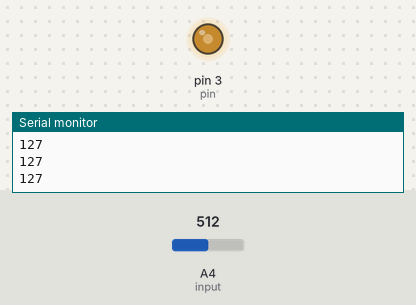
A sketch run on a simulated Arduino Uno, built with avr-gcc and run on an emulated ATmega328P. Parts: output pins drawn as LEDs (lit = HIGH), the last lines printed to the serial monitor. Inputs (shaded band) come from the test bench; at power-on: A4 (input) = 512.

Above: at 1.2 s.
1.3 s: A4 (input) set to 716
At 1.6 s:
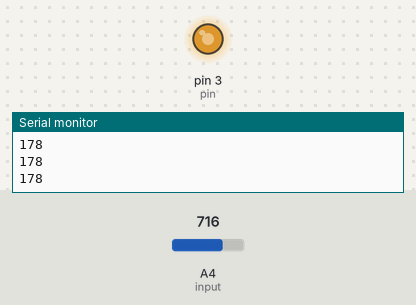
2.8 s: A4 (input) set to 900
At 4.0 s:
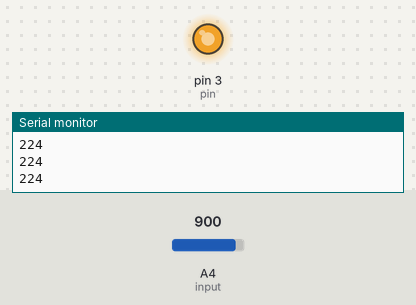
4.3 s: A4 (input) set to 122
At 5.1 s:
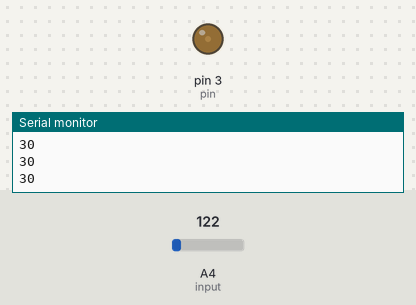
5.8 s: A4 (input) set to 0
At 6.2 s:
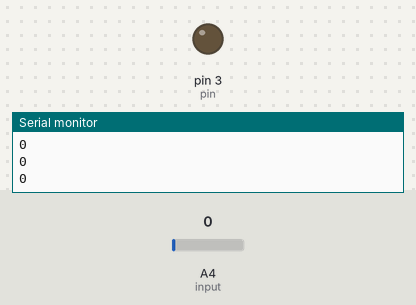
7.3 s: A4 (input) set to 511
At 8.6 s:
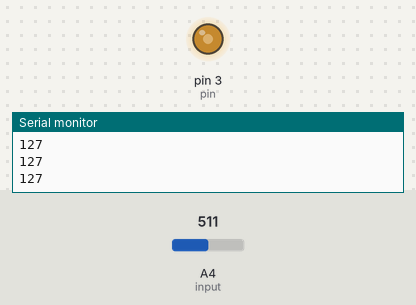
Timing chart, 0 to 9.8 s (numbered marks = the images above; inputs shaded):
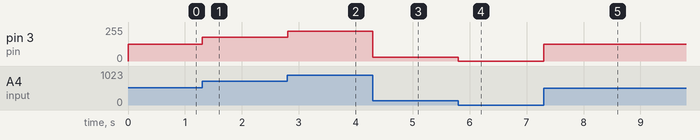

Measured:
- after the input at 1.3 s, pin 3 (pin): 127/255 → 178/255 at once
- after the input at 2.8 s, pin 3 (pin): 178/255 → 224/255 at once
- after the input at 4.3 s, pin 3 (pin): 224/255 → 30/255 at once
- after the input at 5.8 s, pin 3 (pin): 30/255 → 0/255 at once
- after the input at 7.3 s, pin 3 (pin): 0/255 → 127/255 at once

The sketch:

led_brightness_control.ino
```cpp
int input = 4;  // analog input
int  pin = 3; // pwm output
int potenTiometer;
int meter;
void setup(){

  pinMode(input,INPUT);
Serial.begin(9600);
}

void loop(){

potenTiometer = analogRead(input);
meter = map(potenTiometer,0,1023,0,255); // map
analogWrite(pin,meter);
Serial.println(meter);
}
```
